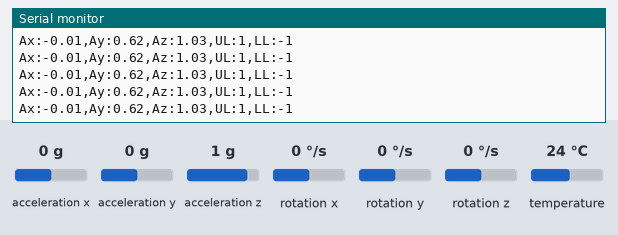
The sketch below on a simulated Arduino Uno, built with avr-gcc and run on an emulated ATmega328P. Shown: the last lines printed to the serial monitor. The test bench sets the inputs (shaded band); at power-on: acceleration x 0 g, acceleration y 0 g, acceleration z 1 g, rotation x 0 °/s, rotation y 0 °/s, rotation z 0 °/s, temperature 24 °C.

Above: at 1.2 s.
1.3 s: acceleration x set to -1.4 g
At 1.36 s:
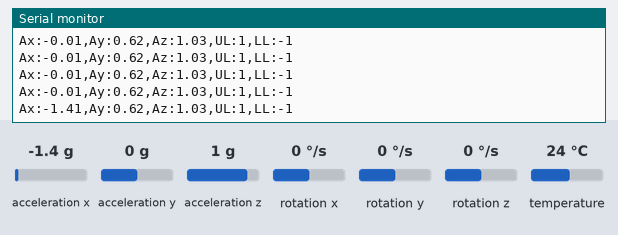
2.8 s: acceleration y set to -1.4 g
At 2.82 s:
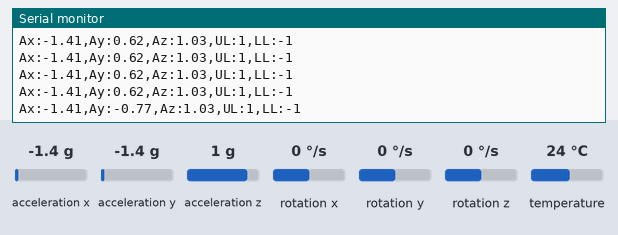
4.3 s: acceleration z set to -1.4 g
At 4.33 s:
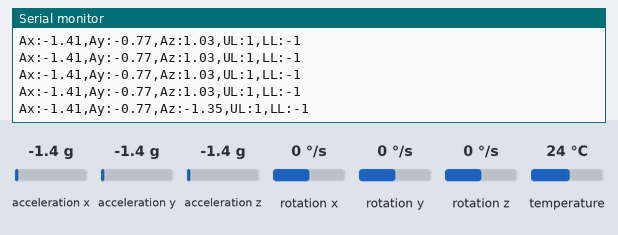

Measured:
- after the input at 1.3 s, the serial monitor: prints a new line after 0.05 s (image 1)
- after the input at 2.8 s, the serial monitor: prints a new line at once (image 2)
- after the input at 4.3 s, the serial monitor: prints a new line at once (image 3)

The sketch:

AccCalibrated.ino
```cpp
#include <Adafruit_MPU6050.h>
#include <Adafruit_Sensor.h>
#include <Wire.h>
float Ax;
float Ay;
float Az;

// If You want Calibrated results, you must rotate
// your board to all possible orientations, and
// record your velues of xMax, xMin, yMax, yMin
// zMax, zMin. I show you how to do that in LESSON
// 79 on my youtube channel. Put in your values and then
// uncomment the code below. Don't use my values, you have
// to measure your own for it to work.

float xMax= 1.01;
float xMin= -.99;
float yMax= .38;
float yMin= -1.63;
float zMax=.97 ;
float zMin= -1.05;

float xOffset = (xMax+xMin)/2;
float yOffset = (yMax+yMin)/2;
float zOffset = (zMax+zMin)/2;

float xScale = 2/(xMax -xMin);
float yScale = 2/(yMax - yMin);
float zScale = 2/(zMax -zMin);

Adafruit_MPU6050 mpu;

void setup() {
  // put your setup code here, to run once:
  Serial.begin(115200);
  mpu.begin();
  Serial.println("MPU6050 Started!");
  mpu.setAccelerometerRange(MPU6050_RANGE_2_G);
  mpu.setFilterBandwidth(MPU6050_BAND_21_HZ);

}

void loop() {
  // put your main code here, to run repeatedly:
  sensors_event_t a, g, temp;
  mpu.getEvent(&a, &g, &temp);
  Ax=a.acceleration.x/9.81;
  Ay=a.acceleration.y/9.81;
  Az=a.acceleration.z/9.81;

//Uncomment these lines of code to do the callibration
//This will only work if you have measured your max
//and min values, and put them in at the top of the code
  Ax = xScale*(Ax-xOffset);
  Ay = yScale*(Ay-yOffset);
  Az = zScale*(Az-zOffset);

  Serial.print("Ax:");
  Serial.print(Ax);
  Serial.print(',');
  Serial.print("Ay:");
  Serial.print(Ay);
  Serial.print(',');
    Serial.print("Az:");
  Serial.print(Az);
  Serial.print(',');
 Serial.print("UL:");
 Serial.print(1);
 Serial.print(',');
 Serial.print("LL:");
 Serial.println(-1);

  delay(50);

}
```
